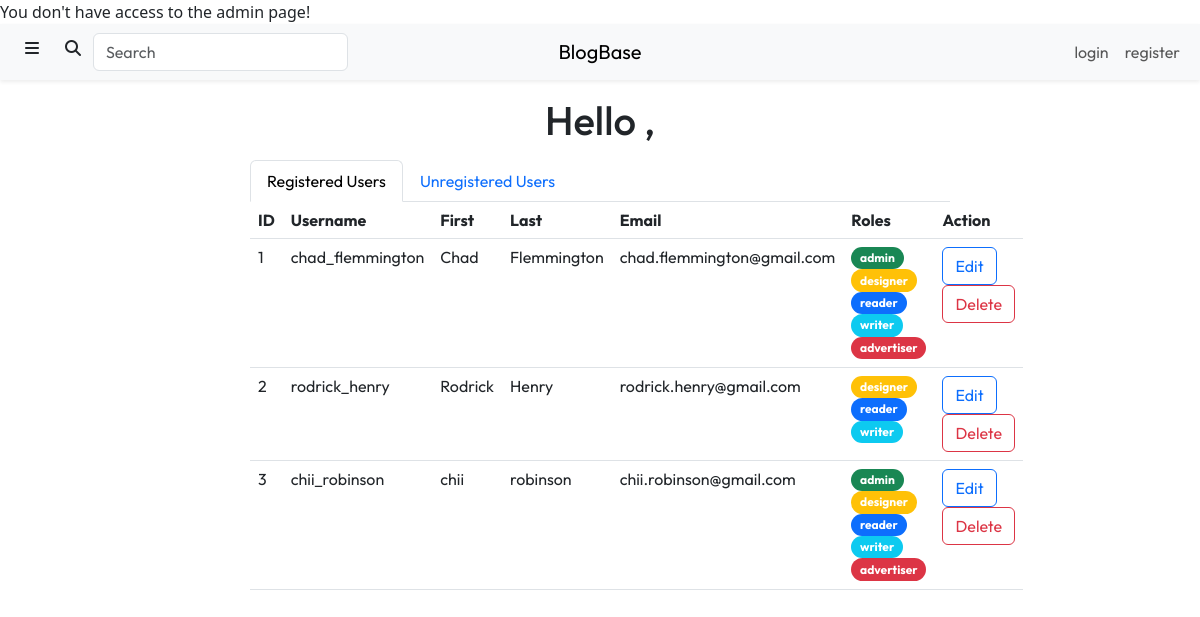
Before: /content/admin.php with the older database file.
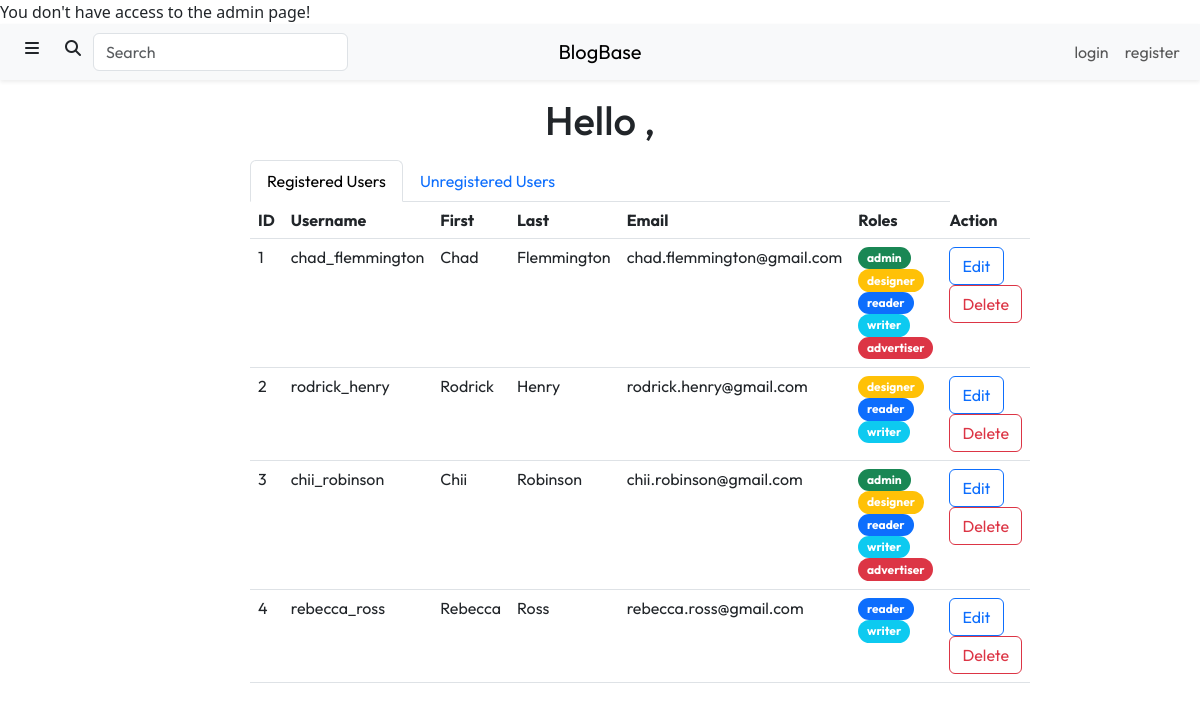
After: the same page with the newer database file.
### tables this page shows
CREATE TABLE `Users` (
  `user_id` int(11) NOT NULL,
  `username` varchar(50) NOT NULL,
  `first_name` varchar(50) NOT NULL,
  `last_name` varchar(50) NOT NULL,
  `email` varchar(50) NOT NULL,
  `password` varchar(255) NOT NULL,
  `approved` tinyint(1) NOT NULL DEFAULT 0,
  `reader` tinyint(1) NOT NULL DEFAULT 1,
  `writer` tinyint(1) NOT NULL DEFAULT 0,
  `designer` tinyint(1) NOT NULL DEFAULT 0,
  `advertiser` tinyint(1) NOT NULL DEFAULT 0,
  `admin` tinyint(1) NOT NULL DEFAULT 0
);

### content/admin.php (the view, shortened to what this page needs)
<?php
require_once "../include/connect.inc.php";
include_once "../include/user_info.inc.php";
?>
<!DOCTYPE html>
<html lang="en">
    <head>
        <link rel="stylesheet" href="https://cdn.jsdelivr.net/npm/bootstrap@5.3.0-alpha1/dist/css/bootstrap.min.css">
        <link rel="stylesheet" href="https://cdnjs.cloudflare.com/ajax/libs/font-awesome/6.2.1/css/all.min.css">
        <link rel="stylesheet" href="./css/styles.css">
    </head>
    <body>
        <div class="header">
            <?php include "./views/header.php" ?>
        </div>
        <div class="container mt-3 mb-3 text-center">
            <h1>Hello <?php echo $user_info['username'] ?>,</h1>
        </div>
        <div class="col-10 col-lg-7 mx-auto mt-3">
            <ul class="nav nav-tabs" id="users-tab" role="tablist">
                <li class="nav-item" role="presentation">
                    <button class="nav-link active" id="registered-tab" data-bs-toggle="tab" data-bs-target="#registered-tab-pane" type="button" role="tab" aria-controls="registered-tab-pane" aria-selected="true">Registered Users</button>
                </li>
                <li class="nav-item" role="presentation">
                    <button class="nav-link" id="unregistered-tab" data-bs-toggle="tab" data-bs-target="#unregistered-tab-pane" type="button" role="tab" aria-controls="unregistered-tab-pane" aria-selected="false">Unregistered Users</button>
                </li>
            </ul>
            <div class="tab-content" id="users-tab-content">
                <div class="tab-pane fade show active" id="registered-tab-pane" role="tabpanel" aria-labelledby="registered-tab" tabindex="0">
                    <?php
                    $reg_users_query = "SELECT *
                                        FROM `Users`
                                        WHERE approved = 1";
                    $reg_users_result = mysqli_query($con, $reg_users_query);
                    ?>
                    <table class="table text-start">
                        <thead>
                            <tr>
                                <th scope="col">ID</th>
                                <th scope="col">Username</th>
                                <th scope="col">First</th>
                                <th scope="col">Last</th>
                                <th scope="col">Email</th>
                                <th scope="col">Roles</th>
                                <th scope="col">Action</th>
                            </tr>
                        </thead>
                        <tbody>
                            <?php while ($current_row = $reg_users_result->fetch_assoc()) { ?>
                                <tr>
                                    <td>
                                        <?php echo $current_row['user_id'] ?>
                                    </td>
                                    <td>
                                        <?php echo $current_row['username'] ?>
                                    </td>
                                    <td>
                                        <?php echo $current_row['first_name'] ?>
                                    </td>
                                    <td>
                                        <?php echo $current_row['last_name'] ?>
                                    </td>
                                    <td>
                                        <?php echo $current_row['email'] ?>
                                    </td>
                                    <td>
                                        <?php
                                        if ($current_row["admin"] == 1) {
                                            echo "<a class='btn badge bg-success rounded-pill text-decoration-none' href='#'>admin</a>";
                                        }
                                        if ($current_row["designer"] == 1) {
                                            echo "<a class='btn badge bg-warning rounded-pill text-decoration-none' href='#'>designer</a>";
                                        }
                                        if ($current_row["reader"] == 1) {
                                            echo "<a class='btn badge bg-primary rounded-pill text-decoration-none' href='#'>reader</a>";
                                        }
                                        if ($current_row["writer"] == 1) {
                                            echo "<a class='btn badge bg-info rounded-pill text-decoration-none' href='#'>writer</a>";
                                        }
                                        if ($current_row["advertiser"] == 1) {
                                            echo "<a class='btn badge bg-danger rounded-pill text-decoration-none' href='#'>advertiser</a>";
                                        }
                                        ?>
                                    </td>
                                    <td>
                                        <a class="btn btn-outline-primary" href="#">Edit</a>
                                        <a class="btn btn-outline-danger" href="../include/delete_user.inc.php?userid=<?php echo $current_row["userid"]; ?>">Delete</a>
                                    </td>
                                </tr>
                            <?php } ?>
                        </tbody>
                    </table>
                </div>
            </div>
        </div>
    </body>
</html>

### content/views/header.php (shortened to what this page needs)
<nav class="navbar navbar-expand-md bg-light shadow-sm">
     <div class="container-fluid">
        <div class="collapse navbar-collapse order-1 order-md-0 col-4" id="navbar-collapsed-menu">
            <ul class="navbar-nav me-auto">
                <li class="nav-item">
                    <a class="btn d-md-block d-none " data-bs-toggle="offcanvas" href="#offcanvas-sidebar" role="button" aria-controls="offcanvas-sidebar">
                        <span class="fa-solid fa-bars"></span>
                    </a>
                </li>
                <li class="nav-item">
                    <div class="input-group rounded">
                        <a class="btn input-group-text rounded" href="./search.php" type="button">
                            <i class="fa-solid fa-search"></i>
                        </a>
                        <input class="form-control rounded" type="search" placeholder="Search" aria-label="Search">
                    </div>
                </li>
            </ul>
        </div>
            <a class="navbar-brand col-4 mx-auto text-center order-0 order-md-1" href="./index.php">BlogBase</a>
        <div class="collapse navbar-collapse order-2 col-4" id="navbar-collapsed-menu">
            <ul class="navbar-nav ms-auto">
                <?php if ($user_info['reader'] == true) { ?>
                <li class="nav-item">
                    <a class="nav-link" href="../include/logout.inc.php">logout</a>
                <?php } else {?>
                <li class="nav-item">
                    <a class="nav-link" href="./login.php">login</a>
                </li>
                <li class="nav-item">
                    <a class="nav-link" href="./register.php">register</a>
                </li>
                <?php } ?>
            </ul>
        </div>
    </div>
</nav>

### content/css/styles.css (style rules this page uses)
* { font-family: 'Outfit', sans-serif; }

Changed rows visible on the page:
changed users "chii_robinson": first_name "chii" → "Chii"; last_name "robinson" → "Robinson"
added users: user_id "4", username "rebecca_ross", first_name "Rebecca", last_name "Ross", email "rebecca.ross@gmail.com", reader "reader", writer "writer"
